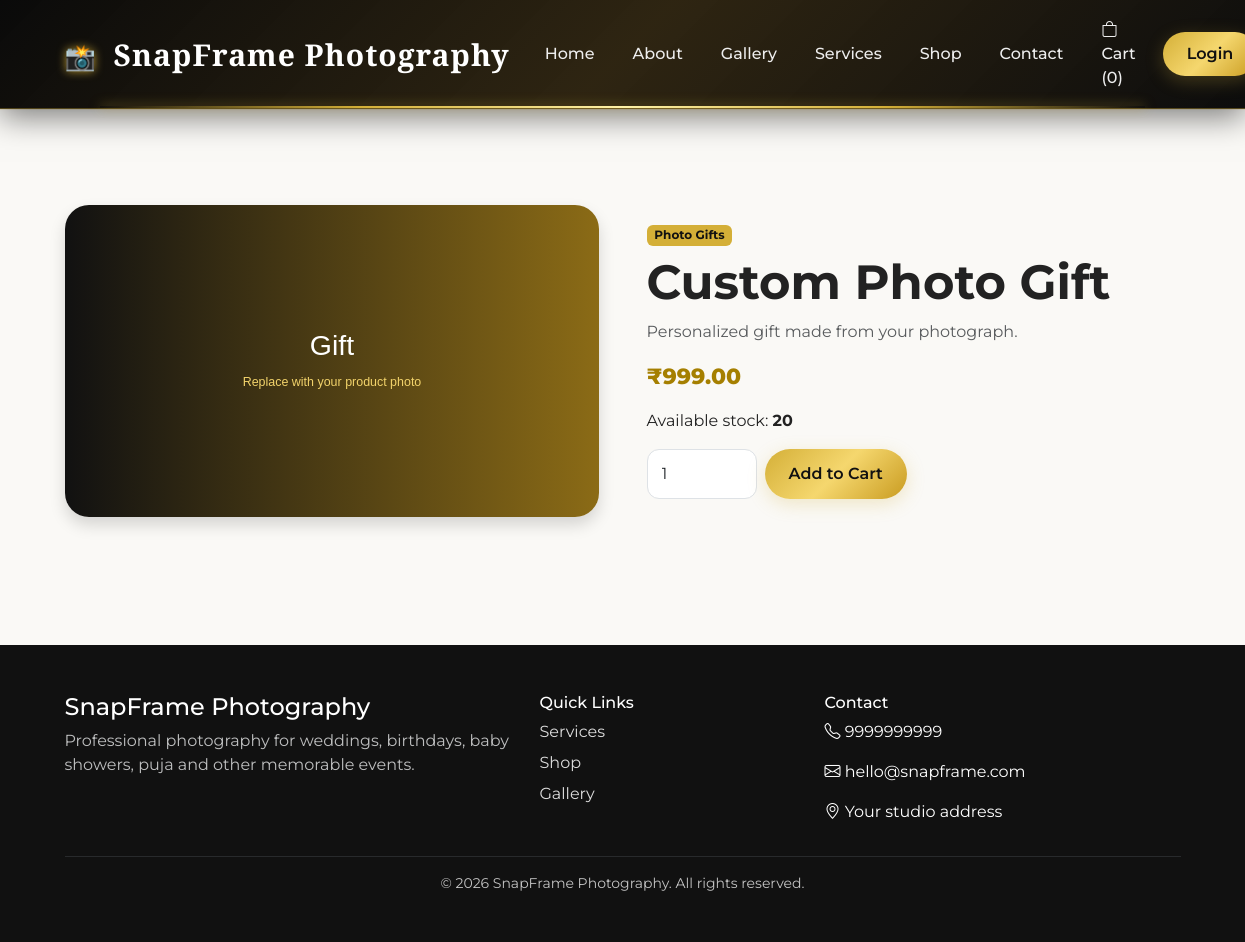
The page /product.php?id=4 on the database its author committed.
### tables this page shows
CREATE TABLE IF NOT EXISTS shop_settings (
    id INT PRIMARY KEY,
    shop_name VARCHAR(150),
    photographer_name VARCHAR(150),
    description TEXT,
    phone VARCHAR(20),
    whatsapp VARCHAR(20),
    email VARCHAR(100),
    address TEXT,
    location VARCHAR(255),
    map_url VARCHAR(500),
    about_image VARCHAR(255),
    hero_image VARCHAR(255)
);

CREATE TABLE IF NOT EXISTS products (
    id INT AUTO_INCREMENT PRIMARY KEY,
    name VARCHAR(150) NOT NULL,
    description TEXT,
    price DECIMAL(10,2) NOT NULL DEFAULT 0,
    image VARCHAR(255) DEFAULT '',
    category VARCHAR(100) DEFAULT 'Photo Frames',
    stock INT DEFAULT 0,
    created_at TIMESTAMP DEFAULT CURRENT_TIMESTAMP
);

### config/functions.php (called while the page is built, shortened)
<?php
function e($value) {
    return htmlspecialchars((string)$value, ENT_QUOTES, 'UTF-8');
}
function user_logged_in() {
    return isset($_SESSION['user_id']);
}
function cart_count() {
    return isset($_SESSION['cart']) ? array_sum($_SESSION['cart']) : 0;
}
function get_shop($conn) {
    $result = $conn->query("SELECT * FROM shop_settings WHERE id=1 LIMIT 1");
    return $result ? $result->fetch_assoc() : [];
}
?>

### product.php (the view, shortened to what this page needs)
<?php
require_once "config/db.php";
require_once "config/functions.php";
$id=(int)($_GET['id'] ?? 0);
$stmt=$conn->prepare("SELECT * FROM products WHERE id=? LIMIT 1");
$stmt->bind_param("i",$id);
$stmt->execute();
$product=$stmt->get_result()->fetch_assoc();
require_once "includes/header.php";
require_once "includes/navbar.php";
?>
<section class="section mt-5 pt-5"><div class="container">
<div class="row g-5 align-items-center">
<div class="col-lg-6"><img src="assets/images/products/<?= e($product['image']) ?>" class="img-fluid rounded-xl shadow" alt="<?= e($product['name']) ?>"></div>
<div class="col-lg-6">
<span class="badge badge-gold"><?= e($product['category']) ?></span>
<h1 class="display-5 fw-bold mt-2"><?= e($product['name']) ?></h1>
<p class="text-muted"><?= nl2br(e($product['description'])) ?></p>
<div class="price mb-3">₹<?= number_format((float)$product['price'],2) ?></div>
<p>Available stock: <strong><?= (int)$product['stock'] ?></strong></p>
<?php if((int)$product['stock'] > 0): ?>
<form method="post" action="cart.php" class="d-flex gap-2">
<input type="number" name="quantity" value="1" min="1" max="<?= (int)$product['stock'] ?>" class="form-control" style="max-width:110px">
<button class="btn btn-gold px-4">Add to Cart</button>
</form>
<?php else: ?><div class="alert alert-secondary">Out of stock.</div><?php endif; ?>
</div></div></div></section>
<?php require_once "includes/footer.php"; ?>

### includes/navbar.php (shortened to what this page needs)
<?php $shop = $shop ?? get_shop($conn); ?>
<nav class="navbar navbar-expand-lg navbar-dark fixed-top glass-nav">
    <div class="container">
        <a class="navbar-brand fw-bold" href="index.php">
            <span class="brand-icon">📸</span>
            <?= e($shop['shop_name'] ?? 'SnapFrame') ?>
        </a>
        <div class="collapse navbar-collapse" id="mainNav">
            <ul class="navbar-nav ms-auto align-items-lg-center">
                <li class="nav-item"><a class="nav-link" href="index.php">Home</a></li>
                <li class="nav-item"><a class="nav-link" href="about.php">About</a></li>
                <li class="nav-item"><a class="nav-link" href="gallery.php">Gallery</a></li>
                <li class="nav-item"><a class="nav-link" href="services.php">Services</a></li>
                <li class="nav-item"><a class="nav-link" href="products.php">Shop</a></li>
                <li class="nav-item"><a class="nav-link" href="contact.php">Contact</a></li>
                <li class="nav-item"><a class="nav-link" href="cart.php"><i class="bi bi-bag"></i> Cart (<?= cart_count() ?>)</a></li>
                <?php if (user_logged_in()): ?>
                    <li class="nav-item dropdown">
                        <a class="nav-link dropdown-toggle" data-bs-toggle="dropdown" href="#">
                            <i class="bi bi-person-circle"></i> <?= e($_SESSION['user_name']) ?>
                        </a>
                        <ul class="dropdown-menu dropdown-menu-end">
                            <li><a class="dropdown-item" href="profile.php">My Profile</a></li>
                            <li><a class="dropdown-item" href="my_orders.php">My Orders</a></li>
                            <li><hr class="dropdown-divider"></li>
                            <li><a class="dropdown-item" href="logout.php">Logout</a></li>
                        </ul>
                    </li>
                <?php else: ?>
                    <li class="nav-item"><a class="btn btn-gold ms-lg-2" href="login.php">Login</a></li>
                <?php endif; ?>
            </ul>
        </div>
    </div>
</nav>

### includes/footer.php (shortened to what this page needs)
<footer class="site-footer mt-5">
    <div class="container py-5">
        <div class="row g-4">
            <div class="col-md-5">
                <h4><?= e($shop['shop_name'] ?? 'SnapFrame Photography') ?></h4>
                <p class="text-light opacity-75"><?= e($shop['description'] ?? 'We capture your beautiful moments forever.') ?></p>
            </div>
            <div class="col-md-3">
                <h6>Quick Links</h6>
                <a href="services.php">Services</a>
                <a href="products.php">Shop</a>
                <a href="gallery.php">Gallery</a>
            </div>
            <div class="col-md-4">
                <h6>Contact</h6>
                <p><i class="bi bi-telephone"></i> <?= e($shop['phone'] ?? '') ?></p>
                <p><i class="bi bi-envelope"></i> <?= e($shop['email'] ?? '') ?></p>
                <p><i class="bi bi-geo-alt"></i> <?= e($shop['address'] ?? '') ?></p>
            </div>
        </div>
        <hr class="border-secondary">
        <div class="text-center small opacity-75">© <?= date('Y') ?> <?= e($shop['shop_name'] ?? 'SnapFrame Photography') ?>. All rights reserved.</div>
    </div>
</footer>
</body>
</html>

### assets/css/style.css (style rules this page uses)
* { box-sizing:border-box }
body { font-family:Inter,Arial,sans-serif;background:#faf9f6;color:#222 }
a { text-decoration:none }
.glass-nav { background:rgba(10,10,10,.92);backdrop-filter:blur(10px) }
.navbar-brand { letter-spacing:.4px }
.brand-icon { margin-right:6px }
.navbar .nav-link { color:#eee!important;margin:0 4px }
.btn-gold { background:#d4af37;color:#111;border-radius:30px;padding:9px 20px;font-weight:700 }
.section { padding:80px 0 }
.price { font-size:22px;font-weight:800;color:#a57f00 }
.site-footer { background:#111;color:#fff }
.site-footer a { display:block;color:#ddd;margin:7px 0 }
.rounded-xl { border-radius:24px }
.form-control,.form-select { padding:12px 14px;border-radius:12px }
.badge-gold { background:#d4af37;color:#111 }
.glass-nav { background: linear-gradient( 90deg, rgba(0,0,0,0.95), rgba(35,25,10,0.90), rgba(0,0,0,0.95) ); backdrop-filter: blur(10px); }
.glass-nav { background: linear-gradient( 135deg, rgba(5,5,5,0.98), rgba(35,25,5,0.95), rgba(8,8,8,0.98) ); backdrop-filter: blur(18px); -webkit-backdrop-filter: blur(18px); border-bottom: 1px solid rgba(212,175,55,0.35); box-shadow: 0 8px 30px rgba(0,0,0,0.5), 0 1px 0 rgba(212,175,55,0.15); position: relative; z-index: 1000; }
.glass-nav::after { content: ""; position: absolute; bottom: 0; left: 8%; width: 84%; height: 2px; background: linear-gradient( 90deg, transparent, #d4af37, #fff2a8, #d4af37, transparent ); box-shadow: 0 0 12px rgba(212,175,55,0.7); }
.navbar-brand { color: white !important; font-size: 24px; font-weight: 800; letter-spacing: 0.5px; transition: 0.3s ease; }
.brand-icon { margin-right: 8px; font-size: 25px; filter: drop-shadow(0 0 5px rgba(212,175,55,0.8)); }
.navbar .nav-link { color: #eeeeee !important; font-size: 17px; font-weight: 500; margin: 0 5px; padding: 10px 14px !important; border-radius: 25px; position: relative; transition: all 0.3s ease; }
.navbar .nav-link::after { content: ""; position: absolute; left: 50%; bottom: 3px; width: 0; height: 2px; background: #d4af37; transform: translateX(-50%); transition: 0.3s ease; }
.btn-gold { background: linear-gradient( 135deg, #d4af37, #f5d76e, #c99b20 ); color: #111 !important; border: none; border-radius: 30px; padding: 10px 24px; font-weight: 800; box-shadow: 0 5px 18px rgba(212,175,55,0.25); transition: all 0.3s ease; }
body { font-family: 'Montserrat', sans-serif; background: #faf9f6; color: #222; }
.navbar-brand { font-family: 'Cormorant Garamond', serif !important; font-size: 30px !important; font-weight: 700 !important; letter-spacing: 1px; }
.navbar .nav-link { font-family: 'Montserrat', sans-serif; font-size: 16px; font-weight: 500; }
.btn { font-family: 'Montserrat', sans-serif; font-weight: 600; }

### rows shown on the page
shop_settings: shop_name "SnapFrame Photography", description "Professional photography for weddings, birthdays, baby showers, puja and other memorable events.", phone "9999999999", email "hello@snapframe.com", address "Your studio address"
products: image (picture), category "Photo Gifts", name "Custom Photo Gift", description "Personalized gift made from your photograph.", price "999.00", stock "20"

### other values the page prints
cart_count() "0"
